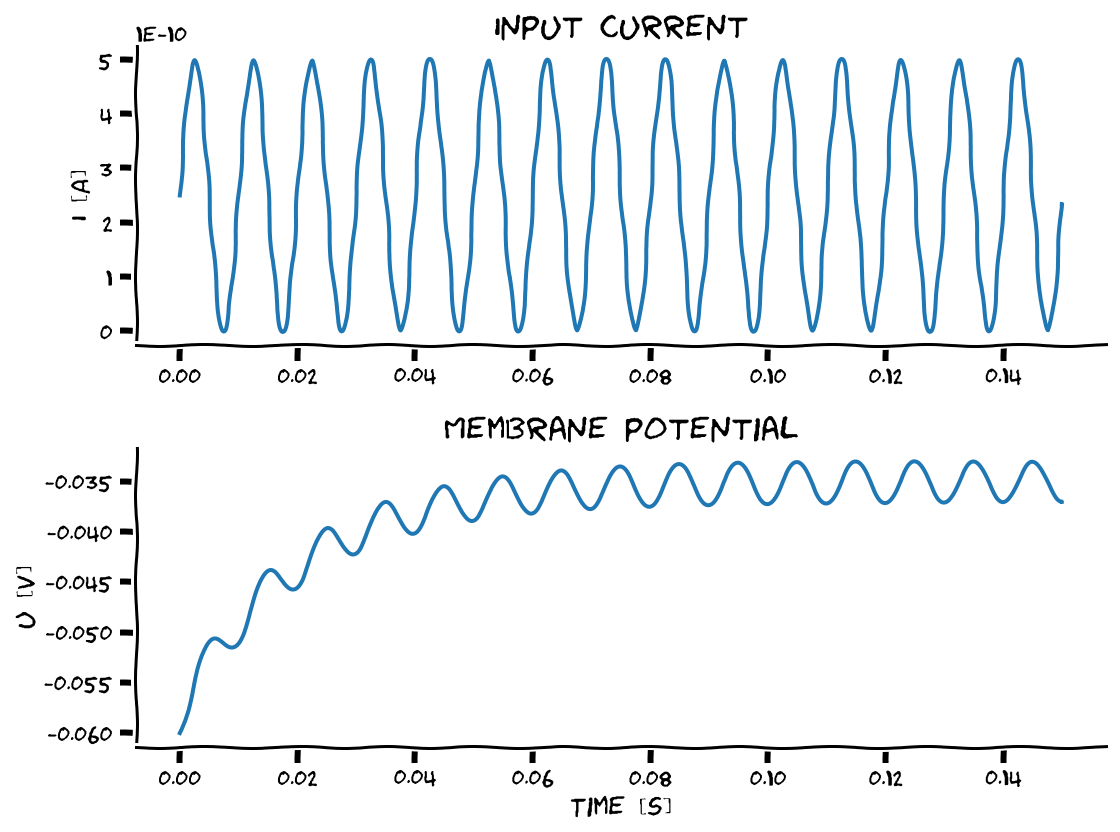

This chart was generated by the following Python code:
# Solution of Ex2
def membranePot(input_current, t, tau= 20e-3 , urest= -60e-3 , r= 100e6):
    """
    Authors : Antoine de Comite and Florence Blondiaux
    Simulate the integration of the membrane potential with external input current

    Args:
      input_current   : Vector containing the input current [A].
      t               : Vector containing the discretized time points [s].
      tau             : Membrane time constant. Default value: 20e-3 [s]
      urest           : Leak potential. Default value: -60e-3 [V]
      r               : Leak resistance. Default value: 100e6 [Ohm]
    Returns:
      u               : membrane potential [V]
    """
    dt = t[1]-t[0]
    u = np.zeros(len(input_current))
    u[0]=urest
    for step in range(len(input_current)-1):
        u[step+1]=u[step] + dt/tau * ( -u[step] + urest +r* input_current[step+1])
    return u

#Generates a random input current
t_max = 150e-3   # second
dt = .1e-3        # second
t_range = np.arange(0,t_max,dt)
input_current = syn_in(t_range)
u = membranePot(input_current, t_range)

fig, axs = plt.subplots(2)
axs[0].plot(t_range,input_current)
axs[0].set(title = "Input current", ylabel = "I [A]")
axs[1].plot(t_range,u)
axs[1].set(title = "Membrane potential", ylabel = "u [V]", xlabel= "Time [S]")
plt.show()
